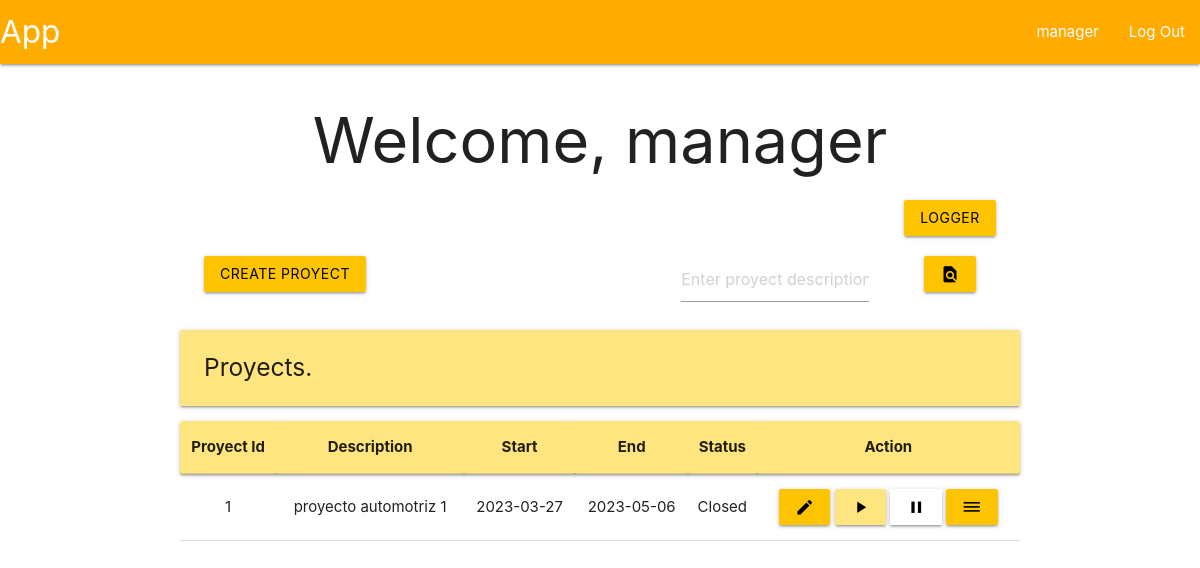
/root/proyects (signed in), run on an earlier commit of the app's database.
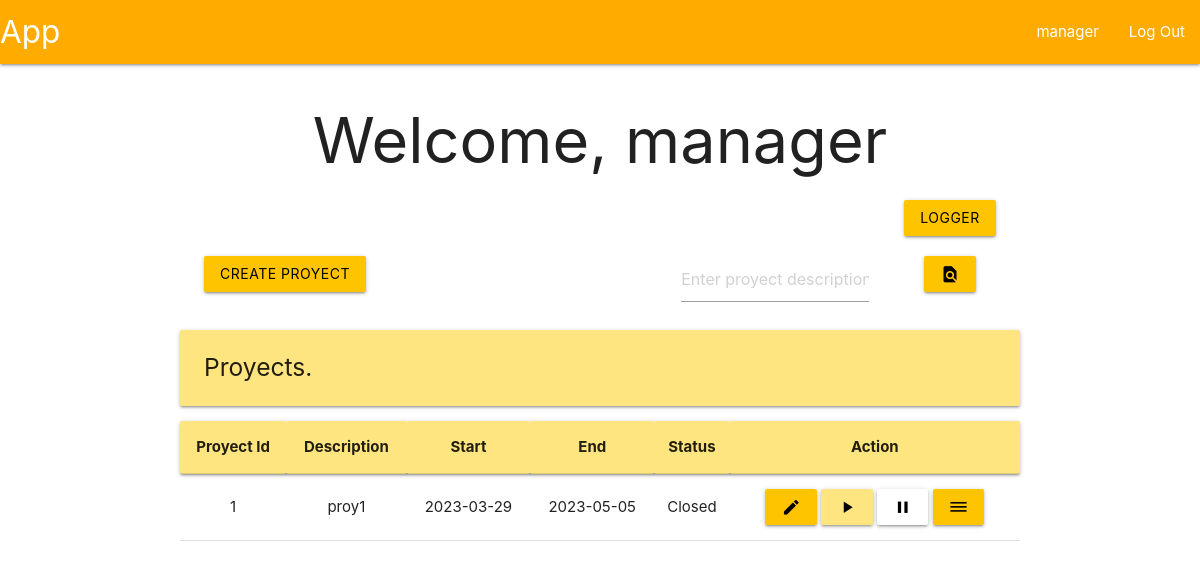
And on a later commit of the database.
### tables this page shows
CREATE TABLE proyect (
    id INTEGER PRIMARY KEY AUTOINCREMENT,
    description TEXT UNIQUE NOT NULL,
    start DATE NOT NULL,
    end DATE NOT NULL,
    statusId INTEGER,

    FOREIGN KEY (statusId) REFERENCES proyectStatus(id)
);

CREATE TABLE proyectStatus (
    id INTEGER PRIMARY KEY AUTOINCREMENT,
    name TEXT NOT NULL
);

### app/proyectView.py (the view, shortened to what this page needs)
@bp.route('/proyects', methods=('POST', 'GET'))
@modifyProyect_required
def proyectView():
    db = get_db()
    flag = False
    if not flag:
        proyects = db.execute(
            """SELECT
                p.id,
                p.description as description,
                p.start as start,
                p.end as end,
                s.name as status
               FROM proyect p
               INNER JOIN proyectStatus s ON p.statusId = s.id"""
        ).fetchall()
    return render_template('proyect/proyectView.html', proyects=proyects)

### app/auth.py (called while the page is built)
@bp.before_app_request
def load_logged_in_user():
    user_id = session.get('user_id')
    if user_id is None:
        g.user = None
    else:
        g.user = get_db().execute(
            "SELECT * FROM user WHERE id = ?",
            (user_id,)
        ).fetchone()

def modifyProyect_required(view):
    @functools.wraps(view)
    def wrapped_view(**kwargs):
        if g.user is None:
            return redirect(url_for('auth.login'))
        elif g.user['roleId'] != 1 and g.user['roleId'] != 3:
            return redirect(url_for('user.profile'))
        return view(**kwargs)
    return wrapped_view

### app/db.py (called while the page is built)
def get_db():
    if 'db' not in g:
        g.db = sqlite3.connect(
            current_app.config['DATABASE'],
            detect_types = sqlite3.PARSE_DECLTYPES
        )
        g.db.row_factory = sqlite3.Row
    return g.db

### app/templates/proyect/proyectView.html (shortened to what this page needs)
{% extends 'base.html' %}
{% block header %}
  <h1>{% block title %}Welcome, {{ g.user['username'] }}{% endblock %}</h1>
{% endblock %}
{% block content %}
{% if g.user['roleId'] != 1%}
<div class="row">
    <div class="col s2 offset-s10">
        <form method="POST">
            <button class="btn amber accent-3 black-text" name="logs">logger</button>
        </form>
    </div>
</div>
{% endif %}
<div class="row">
  <form method="POST">
    <div class="col s3">
      <button class="btn amber accent-3 black-text" type="submit" value="create-proyect" name="create-proyect">Create proyect</button>
    </div>
  </form>
  <form method="POST">
    <div class="col s3 offset-s4">
      <input placeholder="Enter proyect description" name="find-proyect" id="proyect">
    </div>
    <div class="col s2">
      <button class="btn amber accent-3 black-text">
        <i class="material-icons">find_in_page</i>
      </button>
    </div>
  </form>
</div>
<div class="left-align">
    <h5 class="card-panel amber accent-1">Proyects.</h5>
</div>
<table class="centered">
    <thead class="card-panel amber accent-1">
      <tr>
        <th>Proyect Id</th>
        <th>Description</th>
        <th>Start</th>
        <th>End</th>
        <th>Status</th>
        <th>Action</th>
      </tr>
    </thead>
    <tbody>
      {% for proyect in proyects %}
        <tr>
          <td>{{ proyect['id'] }}</td>
          <td>{{ proyect['description']}}</td>
          <td>{{ proyect['start'] }}</td>
          <td>{{ proyect['end'] }}</td>
          <td>{{ proyect['status'] }}</td>
          <td>
            <form method="POST">
                <button class="btn amber accent-3 black-text" type="submit" name="modify-proyect" value="{{ proyect['id'] }}">
                  <i class="material-icons">edit</i>
                </button>
                <button class="btn amber accent-1 black-text" type="submit" name="enable-proyect" value="{{ proyect['id'] }}">
                  <i class="material-icons">play_arrow</i>
                </button>
                <button class="btn white black-text" type="submit" name="close-proyect" value="{{ proyect['id'] }}">
                  <i class="material-icons">pause</i>
                </button>
                <button class="btn amber accent-3 black-text" type="submit" name="detail" value="{{ proyect['id'] }}">
                  <i class="material-icons">dehaze</i>
                </button>
            </form>
          </td>
        </tr>
      {% endfor %}
    </tbody>
  </table>
{% endblock %}

What changed in the data, as far as the page shows it:
changed proyect "Closed": description "proyecto automotriz 1" → "proy1"; start "2023-03-27" → "2023-03-29"; end "2023-05-06" → "2023-05-05"
